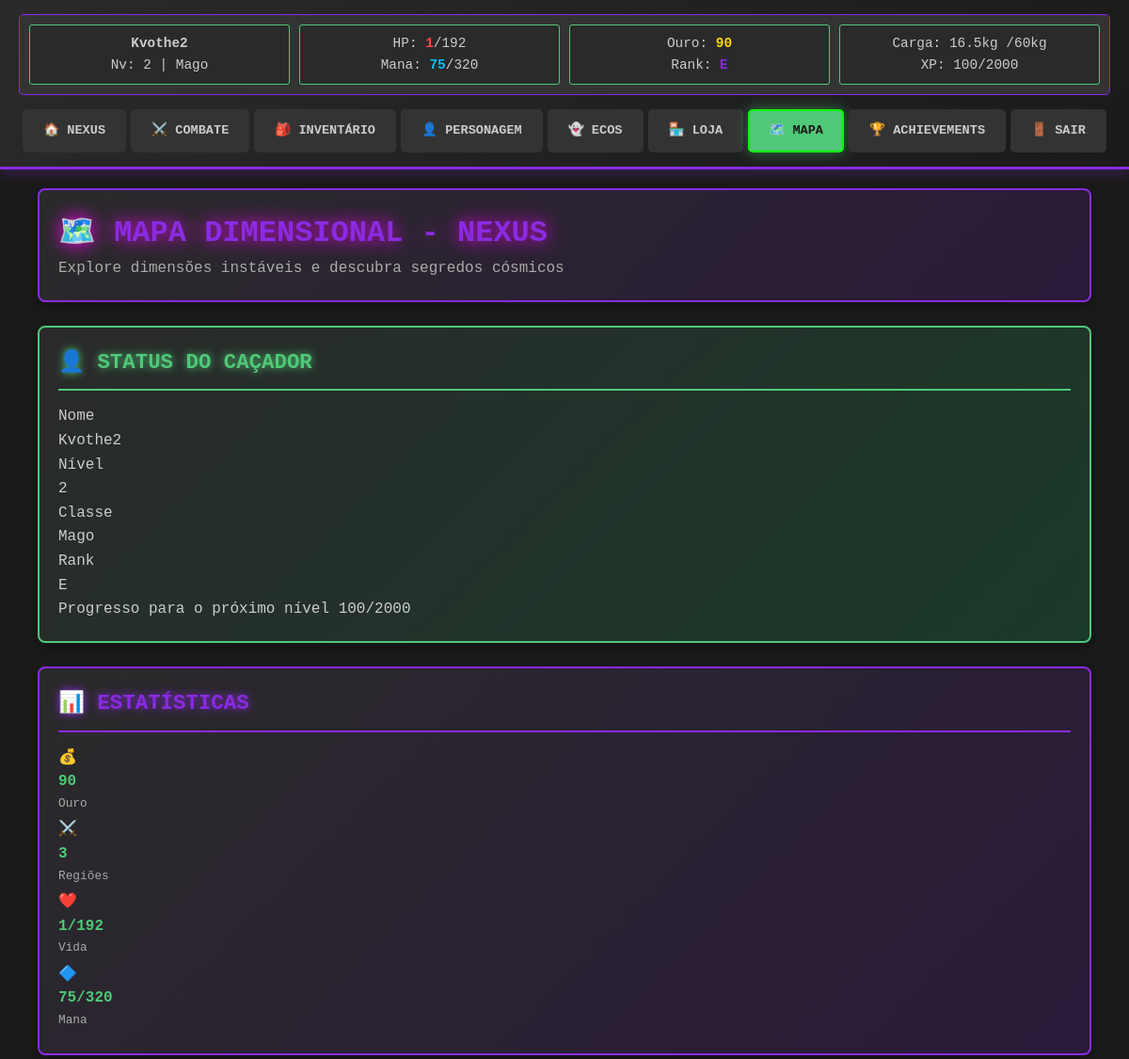
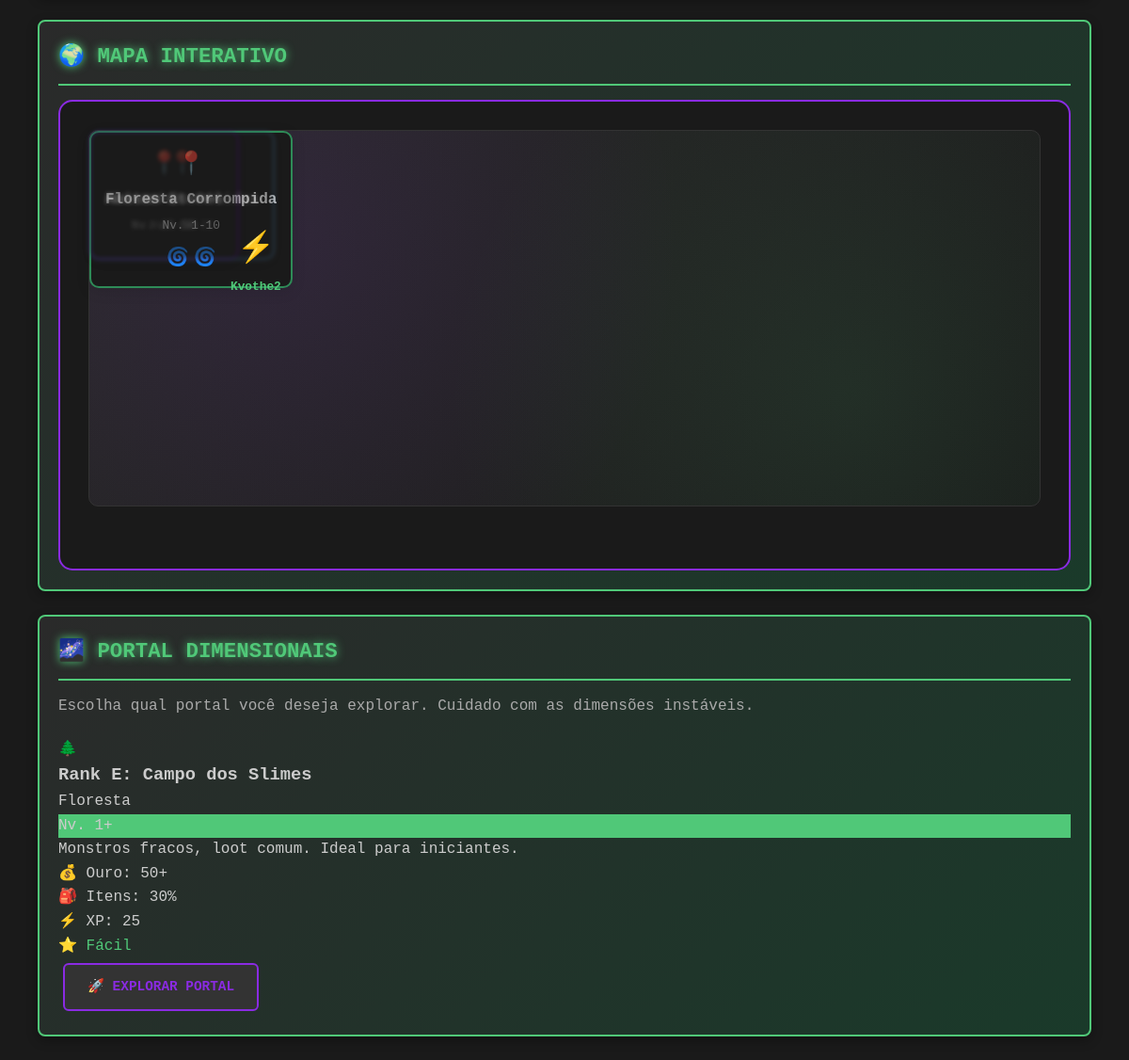
Page /mapa.php (signed in) on the committed database (2 pictures, top to bottom).
### tables this page shows
CREATE TABLE `personagens` (
  `id` int(11) NOT NULL,
  `nome` varchar(50) NOT NULL,
  `email` varchar(100) NOT NULL,
  `senha_hash` varchar(255) NOT NULL,
  `level` int(11) DEFAULT 1,
  `xp_atual` int(11) DEFAULT 0,
  `xp_proximo_level` int(11) DEFAULT 1000,
  `classe_base` varchar(20) NOT NULL,
  `subclasse` varchar(30) DEFAULT NULL,
  `fama_rank` varchar(10) DEFAULT 'E',
  `str` int(11) DEFAULT 10,
  `dex` int(11) DEFAULT 10,
  `con` int(11) DEFAULT 10,
  `int_stat` int(11) DEFAULT 10,
  `wis` int(11) DEFAULT 10,
  `cha` int(11) DEFAULT 10,
  `hp_atual` int(11) DEFAULT 100,
  `hp_max` int(11) DEFAULT 100,
  `mana_atual` int(11) DEFAULT 50,
  `mana_max` int(11) DEFAULT 50,
  `ouro` int(11) DEFAULT 0,
  `pontos_atributo_disponiveis` int(11) DEFAULT 3,
  `pontos_habilidade_disponiveis` int(11) DEFAULT 0,
  `votos_ativos` text DEFAULT NULL,
  `data_criacao` datetime DEFAULT current_timestamp()
);

### mapa.php (the view, shortened to what the rows shown need)
<?php
include_once 'db_connect.php';
$player_id = (int)$_SESSION['player_id'];
$sql_player = "SELECT nome, level, classe_base, fama_rank, ouro, hp_atual, hp_max, mana_atual, mana_max, xp_atual, xp_proximo_level FROM personagens WHERE id = ?";
$stmt = $conexao->prepare($sql_player);
$stmt->bind_param("i", $player_id);
$stmt->execute();
$result = $stmt->get_result();
$player_data = $result->fetch_assoc();
print_r($player_data);
$pagina_atual = 'mapa';
include_once 'dungeon_system.php';
$regioes = [
    'floresta_corrompida' => [
        'nome' => 'Floresta Corrompida',
        'nivel' => '1-10',
        'status' => $player_data['level'] >= 1 ? 'descoberta' : 'oculta',
        'descricao' => 'Uma floresta onde a Fenda Arcana deixou suas marcas.',
        'portais' => ['E', 'D'],
        'cor' => '#2E8B57',
        'coordenadas' => 'x: 120, y: 80'
    ],
    'montanhas_gélidas' => [
        'nome' => 'Montanhas Gélidas',
        'nivel' => '10-25',
        'status' => $player_data['level'] >= 10 ? 'descoberta' : 'oculta',
        'descricao' => 'Picos congelados onde criaturas antigas habitam.',
        'portais' => ['C', 'B'],
        'cor' => '#4682B4',
        'coordenadas' => 'x: 300, y: 40'
    ],
    'abismo_eterno' => [
        'nome' => 'Abismo Eterno',
        'nivel' => '25-50',
        'status' => $player_data['level'] >= 25 ? 'descoberta' : 'oculta',
        'descricao' => 'Onde a própria realidade se desfaz em paradoxos.',
        'portais' => ['A', 'S'],
        'cor' => '#4B0082',
        'coordenadas' => 'x: 200, y: 200'
    ]
];
include 'header.php';
?>
<div class="container fade-in">
    <div class="section section-arcane text-center">
        <h1 style="color: var(--accent-arcane); text-shadow: 0 0 20px var(--accent-arcane-glow);">
            🗺️ MAPA DIMENSIONAL - NEXUS
        </h1>
    </div>
    <div class="grid-2-col">
        <div class="section section-vital">
            <h2 class="section-header vital">👤 STATUS DO CAÇADOR</h2>
            <div class="character-summary">
                <div class="char-info-grid">
                    <div class="char-info-item">
                        <div class="char-label">Nome</div>
                        <div class="char-value"><?php echo htmlspecialchars($player_data['nome'] ?? 'Desconhecido'); ?></div>
                    </div>
                    <div class="char-info-item">
                        <div class="char-label">Nível</div>
                        <div class="char-value" id="player-level"><?php echo (int)($player_data['level'] ?? 1); ?></div>
                    </div>
                    <div class="char-info-item">
                        <div class="char-label">Classe</div>
                        <div class="char-value"><?php echo htmlspecialchars($player_data['classe_base'] ?? 'Aventureiro'); ?></div>
                    </div>
                    <div class="char-info-item">
                        <div class="char-label">Rank</div>
                        <div class="char-value"><?php echo htmlspecialchars($player_data['fama_rank'] ?? 'Iniciante'); ?></div>
                    </div>
                </div>
                <div class="progress-item">
                    <div class="progress-label">
                        <span>Progresso para o próximo nível</span>
                        <span><?php echo (int)($player_data['xp_atual'] ?? 0); ?>/<?php echo (int)($player_data['xp_proximo_level'] ?? 100); ?></span>
                    </div>
                </div>
            </div>
        </div>
        <div class="section section-arcane">
            <h2 class="section-header">📊 ESTATÍSTICAS</h2>
            <div class="stat-grid-small">
                <div class="stat-card-small">
                    <div class="stat-content">
                        <div class="stat-value gold-value"><?php echo number_format($player_data['ouro'] ?? 0); ?></div>
                        <div class="stat-label">Ouro</div>
                    </div>
                </div>
                <div class="stat-card-small">
                    <div class="stat-content">
                        <div class="stat-value"><?php echo count($regioes); ?></div>
                        <div class="stat-label">Regiões</div>
                    </div>
                </div>
                <div class="stat-card-small">
                    <div class="stat-content">
                        <div class="stat-value"><?php echo (int)($player_data['hp_atual'] ?? 0); ?>/<?php echo (int)($player_data['hp_max'] ?? 100); ?></div>
                        <div class="stat-label">Vida</div>
                    </div>
                </div>
                <div class="stat-card-small">
                    <div class="stat-content">
                        <div class="stat-value"><?php echo (int)($player_data['mana_atual'] ?? 0); ?>/<?php echo (int)($player_data['mana_max'] ?? 50); ?></div>
                        <div class="stat-label">
                            <?php echo (($player_data['classe_base'] ?? '') === 'Mago' || ($player_data['classe_base'] ?? '') === 'Sacerdote') ? 'Mana' : 'Fúria'; ?>
                        </div>
                    </div>
                </div>
            </div>
        </div>
    </div>
    <div class="section section-vital">
        <h2 class="section-header vital">🌍 MAPA INTERATIVO</h2>
        <div class="world-map-container">
            <div class="world-map">
                <div class="player-position" style="left: 150px; top: 100px;">
                    <div class="player-marker">⚡</div>
                    <div class="player-name"><?php echo htmlspecialchars($player_data['nome'] ?? 'Jogador'); ?></div>
                </div>
            </div>
        </div>
    </div>
    <div class="section section-vital">
        <h2 class="section-header vital">🌌 PORTAL DIMENSIONAIS</h2>
    </div>
</div>

### header.php (shortened to what the rows shown need)
<?php
include 'db_connect.php';
if (!function_exists('roll_d100')) {
    include 'game_logic.php';
}
if (isset($_SESSION['player_id'])) {
    $player_id = $_SESSION['player_id'];
    $sql_player = "SELECT * FROM personagens WHERE id = $player_id";
    $player_data = $conexao->query($sql_player)->fetch_assoc();
    $recurso_nome = ($player_data['classe_base'] === 'Mago' || $player_data['classe_base'] === 'Sacerdote') ? 'Mana' : 'Fúria';
    $limite_carga = calcular_limite_carga($player_data['str'], $player_id, $conexao);
}
?>
<!DOCTYPE html>
<html lang="pt-BR">
<head>
    <link rel="stylesheet" href="style.css">
</head>
<body>
    <header>
        <?php if (isset($player_data)): ?>
        <div class="status-bar">
            <div class="status-block">
                <strong><?php echo htmlspecialchars($player_data['nome']); ?></strong>
                <div>Nv: <?php echo $player_data['level']; ?> | <?php echo $player_data['classe_base']; ?></div>
            </div>
            <div class="status-block">
                <div class="resource-bar">
                    <span class="resource-label">HP:</span>
                    <span class="hp-value"><?php echo $player_data['hp_atual']; ?></span>/<?php echo $player_data['hp_max']; ?>
                </div>
                <div class="resource-bar">
                    <span class="resource-label"><?php echo $recurso_nome; ?>:</span>
                    <span class="mana-value"><?php echo $player_data['mana_atual']; ?></span>/<?php echo $player_data['mana_max']; ?>
                </div>
            </div>
            <div class="status-block">
                <div class="resource-bar">
                    <span class="resource-label">Ouro:</span>
                    <span class="gold-value"><?php echo $player_data['ouro']; ?></span>
                </div>
                <div class="resource-bar">
                    <span class="resource-label">Rank:</span>
                    <span class="rank-value"><?php echo $player_data['fama_rank']; ?></span>
                </div>
            </div>
            <div class="status-block">
                <div class="resource-bar">
                    <span class="resource-label">Carga:</span>
                    <span style="color: <?php echo ($limite_carga['peso_atual'] > $limite_carga['max_carga']) ? 'var(--status-hp)' : 'var(--text-primary)'; ?>">
                        <?php echo number_format($limite_carga['peso_atual'], 1); ?>kg
                    </span>/<?php echo $limite_carga['max_carga']; ?>kg
                </div>
                <div class="resource-bar">
                    <span class="resource-label">XP:</span>
                    <span class="xp-value"><?php echo $player_data['xp_atual']; ?></span>/<?php echo $player_data['xp_proximo_level']; ?>
                </div>
            </div>
        </div>
        <nav class="nav-tabs">
            <a href="cidade.php" class="<?php echo (isset($pagina_atual) && $pagina_atual == 'cidade') ? 'active' : ''; ?>">
                🏠 Nexus
            </a>
            <a href="combate_portal.php" class="<?php echo (isset($pagina_atual) && $pagina_atual == 'combate') ? 'active' : ''; ?>">
                ⚔️ Combate
            </a>
            <a href="inventario.php" class="<?php echo (isset($pagina_atual) && $pagina_atual == 'inventario') ? 'active' : ''; ?>">
                🎒 Inventário
            </a>
            <a href="personagem.php" class="<?php echo (isset($pagina_atual) && $pagina_atual == 'personagem') ? 'active' : ''; ?>">
                👤 Personagem
            </a>
            <a href="ecos.php" class="<?php echo (isset($pagina_atual) && $pagina_atual == 'ecos') ? 'active' : ''; ?>">
                👻 Ecos
            </a>
            <a href="loja.php" class="<?php echo (isset($pagina_atual) && $pagina_atual == 'loja') ? 'active' : ''; ?>">
                🏪 Loja
            </a>
            <a href="mapa.php" class="<?php echo (isset($pagina_atual) && $pagina_atual == 'mapa') ? 'active' : ''; ?>">
                🗺️ Mapa
            </a>
            <a href="achievements.php" class="<?php echo (isset($pagina_atual) && $pagina_atual == 'achievements') ? 'active' : ''; ?>">
                🏆 Achievements
            </a>
            <a href="?logout=true" class="btn-vender">
                🚪 Sair
            </a>
        </nav>
        <?php endif; ?>
    </header>
    <main class="container">

### rows in the picture
personagens: nome "Kvothe2", level "2", classe_base "Mago", hp_atual "1", hp_max "192", classe_base "Mana", mana_atual "75", mana_max "320", ouro "90", fama_rank "E", xp_atual "100", xp_proximo_level "2000", level "3"

### other values in the picture
$limite_carga['peso_atual'] "16.5"
$limite_carga['max_carga'] "60"
$regiao['nome'] "Floresta Corrompida"
$regiao['nivel'] "1-10"
$regiao['nome'] "Montanhas Gélidas"
$regiao['nivel'] "10-25"
$regiao['nome'] "Abismo Eterno"
$regiao['nivel'] "25-50"
$icons[$portal['tipo']] "🌲"
$rank "E"
$portal['nome'] "Campo dos Slimes"
$portal['tipo'] "Floresta"
$portal['nivel_minimo'] "1"
$portal['descricao'] "Monstros fracos, loot comum. Ideal para iniciantes."
$portal['ouro_base'] "50"
